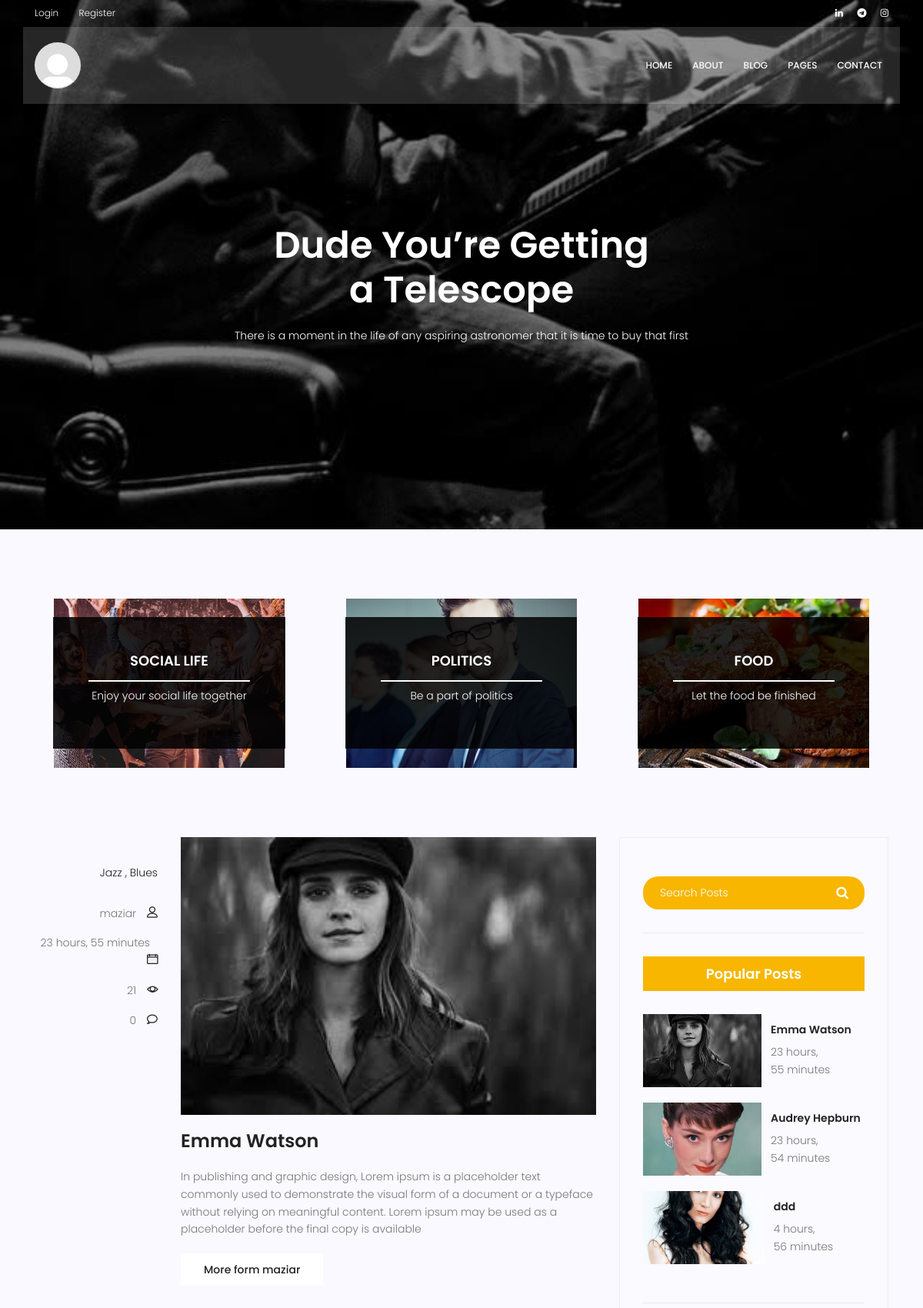
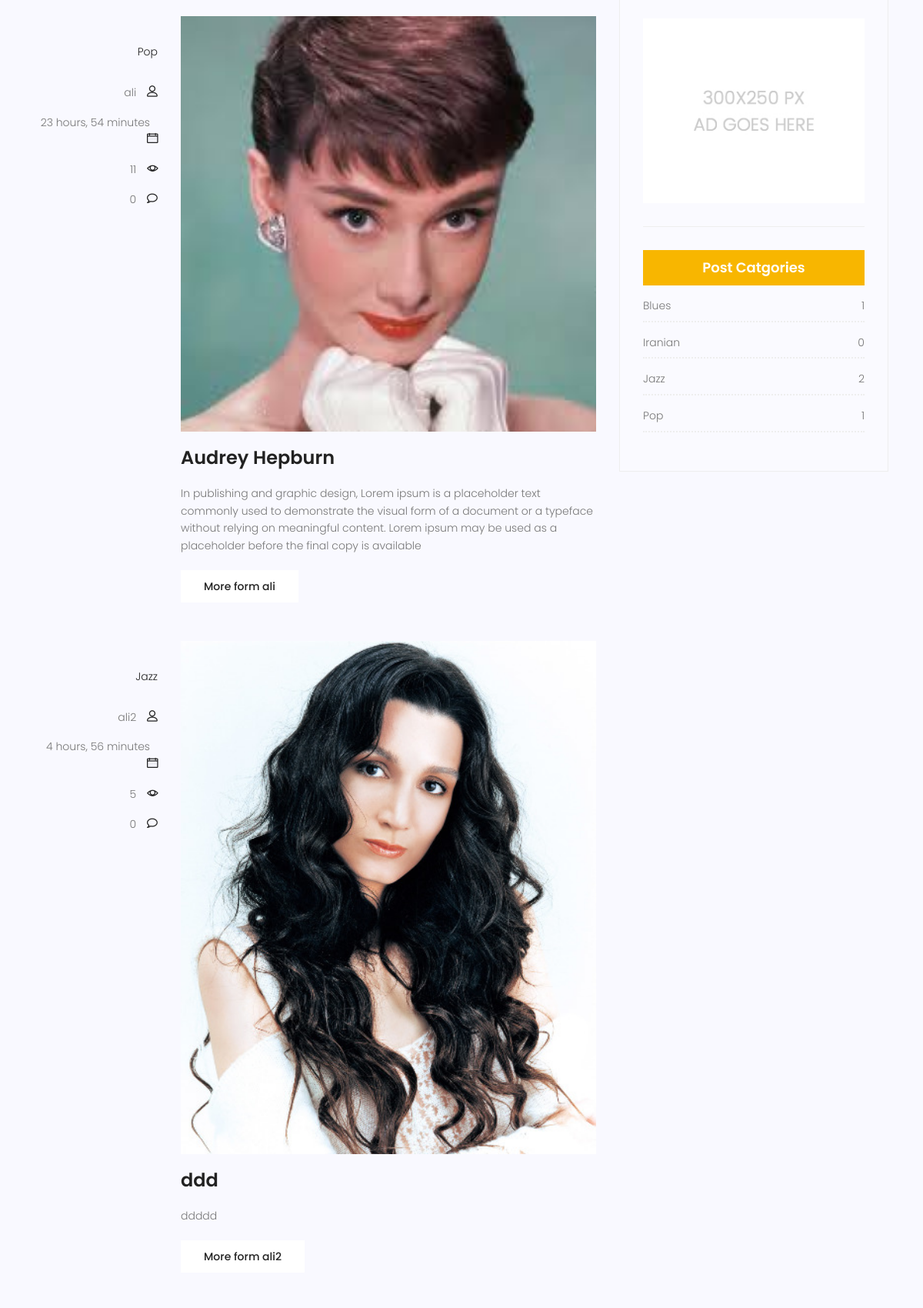
Screenshot of /blog/ (upper part) with the database file from the repository (2 pictures, top to bottom).
### blog/models.py (models this page shows, shortened)
class Category(models.Model):
    title=models.CharField(max_length=100)
    slug=models.SlugField()
    def __str__(self):
        return self.slug

class Post(models.Model):
    title= models.CharField(max_length=100)
    content=models.TextField()
    category=models.ManyToManyField(Category)
    created=models.DateTimeField(auto_now_add=True)
    updated=models.DateTimeField(auto_now=True)
    image_file=models.ImageField(upload_to='post_image_files')
    audio_file = models.FileField(upload_to='post_audio_files',null=True,blank=True)
    counted_views = models.IntegerField(default=1)
    post_author=models.ForeignKey(User,on_delete=models.CASCADE)
    likes=models.ManyToManyField(User,related_name='post_likes',null=True,blank=True)
    def get_absolute_url(self):
       return reverse('blog:single_view',kwargs={'pk':self.id})

### blog/views.py (the view)
# urls.py: path('', BlogHomeView.as_view(), name='blog_home')
class BlogHomeView(BasePostListView):
    template_name = 'blog/blog-home.html'  # Specify the template for the main blog view

### blog/templatetags/blog_custom_tags.py (called while the page is built)
@register.inclusion_tag('blog/post-category.html')
def post_category():
    category_counts=Category.objects.annotate(post_count=Count('post'))
    print(category_counts)
    cat_dict={}
    for category in category_counts:
        category_title=category.title
        category_count=category.post_count
        cat_dict[category_title]=category_count
    return {
        'categories':cat_dict,
         }

@register.inclusion_tag('blog/popular-posts.html')
def popular_posts():
  posts = Post.objects.order_by('-counted_views')[:4]
  return {
    'posts':posts
  }

### blog/views.py (called while the page is built)
    def get_queryset(self):
        queryset = super().get_queryset()  # Retrieve all posts by default
        search_query = self.request.GET.get('search', '')
        if search_query:
            queryset = queryset.filter(
                Q(title__icontains=search_query) |
                Q(content__icontains=search_query) |
                Q(post_author__username__icontains=search_query)
            )
        cat_name = self.kwargs.get('cat_name')
        if cat_name:
            queryset = queryset.filter(category__title=cat_name)
        author_name = self.kwargs.get('author_name')
        if author_name:
            queryset = queryset.filter(author__username=author_name)
        return queryset

### templates/blog/blog-home.html (shortened to what this page needs)
{% extends 'base.html' %}
{% load static %}
{% load blog_custom_tags %}
{% load account_custom_tags %}
{% block content %}
			<section class="banner-area relative blog-home-banner" id="home">
				<div class="overlay overlay-bg"></div>
				<div class="container">
					<div class="row d-flex align-items-center justify-content-center">
						<div class="about-content blog-header-content col-lg-12">
							<h1 class="text-white">
								Dude You’re Getting
								a Telescope
							</h1>
							<p class="text-white">
								There is a moment in the life of any aspiring astronomer that it is time to buy that first
							</p>
						</div>
					</div>
				</div>
			</section>
			<section class="top-category-widget-area pt-90 pb-90 ">
				<div class="container">
					<div class="row">
						<div class="col-lg-4">
							<div class="single-cat-widget">
								<div class="content relative">
									<div class="overlay overlay-bg"></div>
								    <a href="#" target="_blank">
								      <div class="thumb">
								  		 <img class="content-image img-fluid d-block mx-auto" src="{% static 'images/blog/cat-widget1.jpg' %}" alt="">
								  	  </div>
								      <div class="content-details">
								        <h4 class="content-title mx-auto text-uppercase">Social life</h4>
								        <span></span>
								        <p>Enjoy your social life together</p>
								      </div>
								    </a>
								</div>
							</div>
						</div>
						<div class="col-lg-4">
							<div class="single-cat-widget">
								<div class="content relative">
									<div class="overlay overlay-bg"></div>
								    <a href="#" target="_blank">
								      <div class="thumb">
								  		 <img class="content-image img-fluid d-block mx-auto" src="{% static 'images/blog/cat-widget2.jpg' %}" alt="">
								  	  </div>
								      <div class="content-details">
								        <h4 class="content-title mx-auto text-uppercase">Politics</h4>
								        <span></span>
								        <p>Be a part of politics</p>
								      </div>
								    </a>
								</div>
							</div>
						</div>
						<div class="col-lg-4">
							<div class="single-cat-widget">
								<div class="content relative">
									<div class="overlay overlay-bg"></div>
								    <a href="#" target="_blank">
								      <div class="thumb">
								  		 <img class="content-image img-fluid d-block mx-auto" src="{% static 'images/blog/cat-widget3.jpg' %}" alt="">
								  	  </div>
								      <div class="content-details">
								        <h4 class="content-title mx-auto text-uppercase">Food</h4>
								        <span></span>
								        <p>Let the food be finished</p>
								      </div>
								    </a>
								</div>
							</div>
						</div>
					</div>
				</div>
			</section>
			<section class="post-content-area">
				<div class="container">
					<div class="row">
						<div class="col-lg-8 posts-list">
						{% for post in posts %}
							<div class="single-post row">
								<div class="col-lg-3  col-md-3 meta-details">
									<ul class="tags">
										{% for cat in post.category.all %}
										<li><a href="{% url 'blog:blog_category' cat_name=post.category %}">
											{{cat.title}}
											{% if not forloop.last %}
											,
											{% endif %}
										</a></li>
										{% endfor %}
									</ul>
									<div class="user-details row">
										<p class="user-name col-lg-12 col-md-12 col-6"><a href="#">{{post.post_author.username}}</a> <span class="lnr lnr-user"></span></p>
										<p class="date col-lg-12 col-md-12 col-6"><a href="#">{{post.created|timesince}}</a> <span class="lnr lnr-calendar-full"></span></p>
										<p class="view col-lg-12 col-md-12 col-6"><a href="#">{{post.counted_views}}</a> <span class="lnr lnr-eye"></span></p>
										<p class="comments col-lg-12 col-md-12 col-6"><a href="#">{{post.comment_set.count}}</a> <span class="lnr lnr-bubble"></span></p>
									</div>
								</div>
								<div class="col-lg-9 col-md-9 ">
									<div class="feature-img">
										<img class="img-fluid" src="{{post.image_file.url}}" alt="">
									</div>
									<a class="posts-title" href="{{post.get_absolute_url}}"><h3>{{post.title}}</h3></a>
									<p class="excert">
										{{post.content}}
									</p>
									<a href="blog-single.html" class="primary-btn">More form {{post.post_author.username}}</a>
								</div>
							</div>
						{% endfor %}
						</div>
						<div class="col-lg-4 sidebar-widgets">
							<div class="widget-wrap">
								<div class="single-sidebar-widget search-widget">
									<form class="search-form" action="">
			                            <input placeholder="Search Posts" name="search" type="text" onfocus="this.placeholder = ''" onblur="this.placeholder = 'Search Posts'" >
			                            <button type="submit"><i class="fa fa-search"></i></button>
			                        </form>
								</div>
								{% popular_posts %}
								{% include 'blog/ads.html' %}
								{% post_category %}
							</div>
						</div>
					</div>
				</div>
			</section>
		{% endblock %}

### templates/blog/popular-posts.html
{% load static %}
<div class="single-sidebar-widget popular-post-widget">
    <h4 class="popular-title">Popular Posts</h4>
    <div class="popular-post-list">
        {% for post in posts %}
            <div class="single-post-list d-flex flex-row align-items-center">
                <div class="thumb">
                    <img class="img-fluid" src="{{post.image_file.url}}" alt="">
                </div>
                <div class="details">
                    <a href="{{post.get_absolute_url}}"><h6>{{post.title}}</h6></a>
                    <p>{{post.created|timesince}}</p>
                </div>
            </div>
        {% endfor %}
    </div>
</div>

### templates/blog/post-category.html (shortened to what this page needs)
{% load static %}
<div class="single-sidebar-widget post-category-widget">
	<h4 class="category-title">Post Catgories</h4>
	<ul class="cat-list">
		{% for cat,value in categories.items %}
			<li>
				<a href="#" class="d-flex justify-content-between">
					<p>{{cat}}</p>
					<p>{{value}}</p>
				</a>
			</li>
		{% endfor %}
	</ul>
</div>

### rows the page displays
Post: post_author.username "maziar", created "23 hours, 55 minutes", counted_views "21", comment_set.count "0", image_file (picture), title "Emma Watson", content "In publishing and graphic design, Lorem ipsum is a placeholder text commonly used to demonstrate the visual form of a document or a typeface without relying on meaningful content. Lorem ipsum may be used as a placeholder before the final copy is available"
Category: title "Jazz", categories "Jazz"
Category: title "Blues", categories "Blues"
Post: post_author.username "ali", created "23 hours, 54 minutes", counted_views "11", comment_set.count "0", image_file (picture), title "Audrey Hepburn", content "In publishing and graphic design, Lorem ipsum is a placeholder text commonly used to demonstrate the visual form of a document or a typeface without relying on meaningful content. Lorem ipsum may be used as a placeholder before the final copy is available"
Category: title "Pop", categories "Pop"
Post: post_author.username "ali2", created "4 hours, 56 minutes", counted_views "5", comment_set.count "0", image_file (picture), title "ddd", content "ddddd"
Category: categories "Iranian"

### other values shown
{{ value }} "1" "0" "2" "1"
